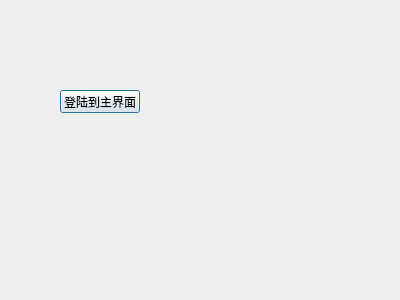
<?xml version="1.0" encoding="UTF-8"?>
<ui version="4.0">
 <class>LoginDlg</class>
 <widget class="QDialog" name="LoginDlg">
  <property name="geometry">
   <rect>
    <x>0</x>
    <y>0</y>
    <width>400</width>
    <height>300</height>
   </rect>
  </property>
  <property name="windowTitle">
   <string>Dialog</string>
  </property>
  <widget class="QPushButton" name="pushButton">
   <property name="geometry">
    <rect>
     <x>60</x>
     <y>90</y>
     <width>80</width>
     <height>23</height>
    </rect>
   </property>
   <property name="text">
    <string>登陆到主界面</string>
   </property>
  </widget>
 </widget>
 <resources/>
 <connections>
  <connection>
   <sender>pushButton</sender>
   <signal>clicked()</signal>
   <receiver>LoginDlg</receiver>
   <slot>accept()</slot>
   <hints>
    <hint type="sourcelabel">
     <x>126</x>
     <y>103</y>
    </hint>
    <hint type="destinationlabel">
     <x>199</x>
     <y>210</y>
    </hint>
   </hints>
  </connection>
 </connections>
</ui>
